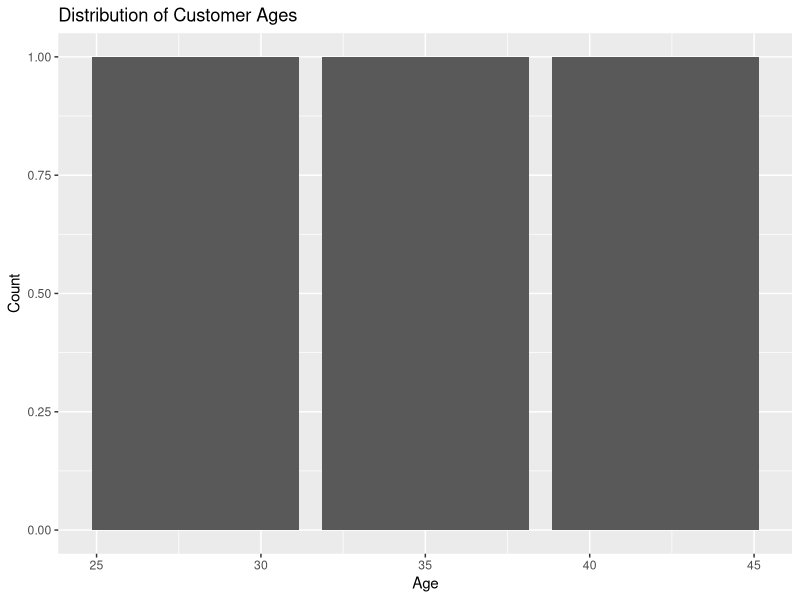
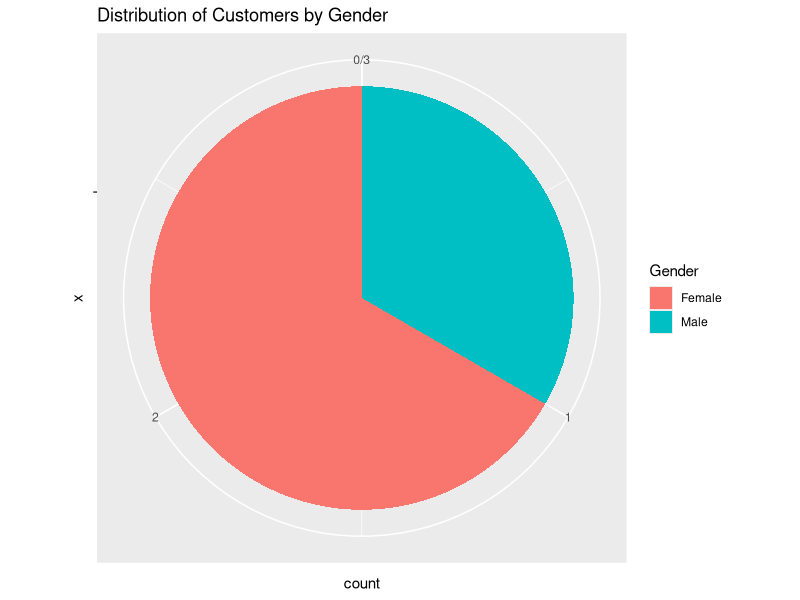

Recreate these plots in R, in order.
#a.Bar chart
library(ggplot2)

# Create a data frame with the given customer ages
customer_ages <- data.frame(
  Age = c(28, 35, 42)
)

# Create a bar chart
ggplot(customer_ages, aes(x = Age)) +
  geom_bar() +
  labs(title = "Distribution of Customer Ages", x = "Age", y = "Count")

#b.pie chart
library(ggplot2)

# Create a data frame with the given customer genders
customer_genders <- data.frame(
  Gender = c("Female", "Male", "Female")
)

# Create a pie chart
ggplot(customer_genders, aes(x = "", fill = Gender)) +
  geom_bar(width = 1) +
  coord_polar(theta = "y") +
  labs(title = "Distribution of Customers by Gender", fill = "Gender")


# Create a data frame with the given customer demographics
customer_demographics <- data.frame(
  Customer_ID = c(1, 2, 3),
  Age = c(28, 35, 42),
  Gender = c("Female", "Male", "Female"),
  Income = c(50000, 60000, 75000)
)

# Print the table
print(customer_demographics)



